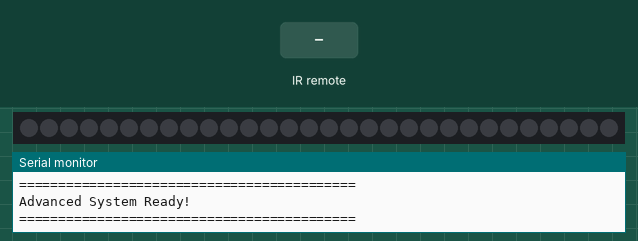
This sketch was run on a simulated Arduino Uno, built with avr-gcc and run on an emulated ATmega328P. Parts: 30 RGB LEDs in strip order, left to right, the last lines printed to the serial monitor. The test bench sets the inputs (shaded band). Dim RGB values are drawn brighter than linear.

Above: at 1.2 s.
1.3 s: infrared code 0x40 received
At 1.5 s:
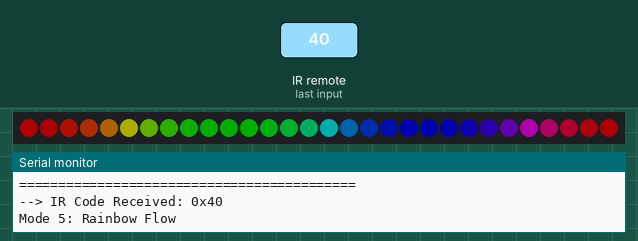
3.7 s: infrared code 0x45 received
At 5.3 s:
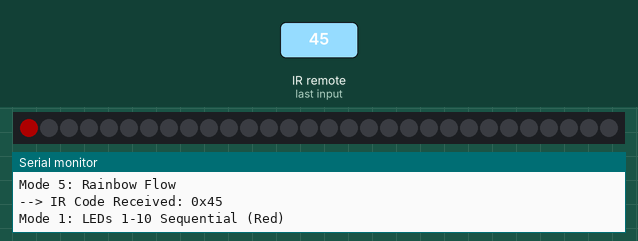
6.7 s: infrared code 0x46 received
9.7 s: infrared code 0x47 received
12.7 s: infrared code 0x44 received
At 12.84 s:
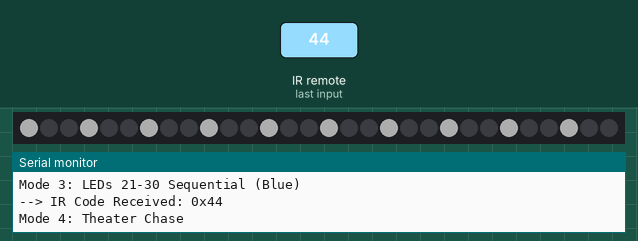
14.5 s: infrared code 0x40 received
At 15.66 s:
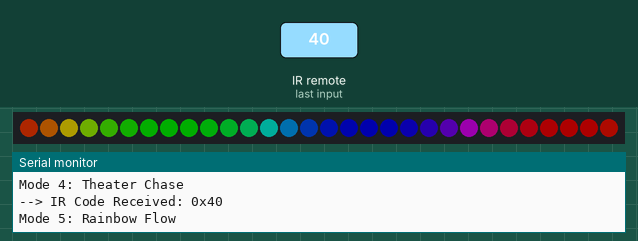
Timing chart, 0 to 17.5 s (numbered marks = the images above; inputs shaded):
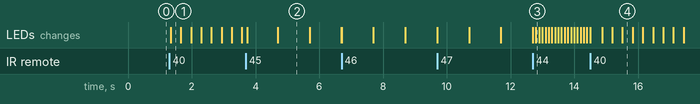

Measured:
- after the input at 1.3 s, the LEDs: change at once (image 1)
- after the input at 3.7 s, the LEDs: first change at once (image 2 shows a later state)
- after the input at 12.7 s, the LEDs: first change at once (image 3 shows a later state)
- after the input at 14.5 s, the LEDs: first change at once (image 4 shows a later state)

The sketch:

sketch_aug12a.ino
```cpp
// /*
//   WS2812B + IR Remote: Segmented Control (1-10, 11-20, etc.)
//   Features non-blocking timing and an integrated IR code reader.
// */

// #include <Adafruit_NeoPixel.h>
// #include <IRremote.h>

// // --- Configuration ---
// #define LED_PIN        6
// #define NUM_LEDS       30  // Set to 30 to handle three segments of 10
// #define IR_RECEIVE_PIN 11

// Adafruit_NeoPixel strip(NUM_LEDS, LED_PIN, NEO_GRB + NEO_KHZ800);

// // --- State Variables (The "Stopwatch" logic) ---
// unsigned long previousMillis = 0;
// long interval = 1000;
// int currentMode = 0;
// int currentStep = 0;

// void setup() {
//   Serial.begin(115200);
//   IrReceiver.begin(IR_RECEIVE_PIN, ENABLE_LED_FEEDBACK);

//   strip.begin();
//   strip.setBrightness(50);
//   strip.show();

//   Serial.println(F("==========================================="));
//   Serial.println(F("System Ready! Press a button on the remote."));
//   Serial.println(F("==========================================="));
// }

// void loop() {
//   // 1. Check for new IR commands
//   if (IrReceiver.decode()) {
//     unsigned long irCode = IrReceiver.decodedIRData.command;

//     // --- CRUCIAL STEP: THIS PRINTS YOUR REMOTE'S SECRET CODE ---
//     Serial.print(F("--> You pressed a button! The Hex Code is: 0x"));
//     Serial.println(irCode, HEX);
//     Serial.println(F("--> Copy that code and replace a 0xFFXXXX below!"));
//     Serial.println(F("-------------------------------------------"));

//     // --- REPLACE THE 0xFFXXXX CODES BELOW WITH YOUR REAL CODES ---
//     switch(irCode) {

//       case 0x45: // REPLACE WITH YOUR CODE FOR BUTTON '1'
//         setMode(1, 1000); // Mode 1, 1-second delay
//         Serial.println(F("Activating Mode 1: LEDs 1-10 Sequential (Red)"));
//         break;

//       case 0x46: // REPLACE WITH YOUR CODE FOR BUTTON '2'
//         setMode(2, 1000); // Mode 2, 1-second delay
//         Serial.println(F("Activating Mode 2: LEDs 11-20 Sequential (Green)"));
//         break;

//       case 0x47: // REPLACE WITH YOUR CODE FOR BUTTON '3'
//         setMode(3, 1000); // Mode 3, 1-second delay
//         Serial.println(F("Activating Mode 3: LEDs 21-30 Sequential (Blue)"));
//         break;

//       case 0x19: // REPLACE WITH YOUR CODE FOR BUTTON '0' (Power Off)
//         setMode(0, 0);
//         Serial.println(F("Turning all LEDs Off"));
//         break;
//     }
//     IrReceiver.resume(); // Ready for next button press
//   }

//   // 2. Update the LEDs based on the active mode
//   unsigned long currentMillis = millis();
//   if (currentMillis - previousMillis >= interval) {
//     previousMillis = currentMillis;
//     updateLEDs();
//   }
// }

// // Helper function to cleanly switch modes
// void setMode(int newMode, long speed) {
//   currentMode = newMode;
//   interval = speed;
//   currentStep = 0;   // Reset the animation step back to the start
//   strip.clear();     // Clear the strip before starting new mode
//   strip.show();
// }

// // The logic for lighting up the specific segments
// void updateLEDs() {
//   switch (currentMode) {
//     case 0: // OFF
//       // Do nothing, strip is already cleared
//       break;

//     case 1: // Button 1: Sequential LEDs 1-10 (Index 0 to 9)
//       if (currentStep < 10) {
//         strip.setPixelColor(currentStep, strip.Color(255, 0, 0)); // Red
//         strip.show();
//         currentStep++;
//       }
//       break;

//     case 2: // Button 2: Sequential LEDs 11-20 (Index 10 to 19)
//       if (currentStep < 10) {
//         strip.setPixelColor(10 + currentStep, strip.Color(0, 255, 0)); // Green
//         strip.show();
//         currentStep++;
//       }
//       break;

//     case 3: // Button 3: Sequential LEDs 21-30 (Index 20 to 29)
//       if (currentStep < 10) {
//         strip.setPixelColor(20 + currentStep, strip.Color(0, 0, 255)); // Blue
//         strip.show();
//         currentStep++;
//       }
//       break;
//   }
// }


/*
  WS2812B + IR Remote: Advanced Control
  Features: Segmented sequential lights, animations, and brightness control.
*/

#include <Adafruit_NeoPixel.h>
#include <IRremote.h>

// --- Configuration ---
#define LED_PIN        6
#define NUM_LEDS       30  // Set to 30 to handle three segments of 10
#define IR_RECEIVE_PIN 11

Adafruit_NeoPixel strip(NUM_LEDS, LED_PIN, NEO_GRB + NEO_KHZ800);

// --- State Variables (The "Stopwatch" logic) ---
unsigned long previousMillis = 0;
long interval = 1000;
int currentMode = 0;
int currentStep = 0;
bool bounceDirection = true; // Used for the Cylon bounce effect
int currentBrightness = 50;  // Default brightness

void setup() {
  Serial.begin(115200);
  IrReceiver.begin(IR_RECEIVE_PIN, ENABLE_LED_FEEDBACK);

  strip.begin();
  strip.setBrightness(currentBrightness);
  strip.show();

  Serial.println(F("==========================================="));
  Serial.println(F("Advanced System Ready!"));
  Serial.println(F("==========================================="));
}

void loop() {
  // 1. Check for new IR commands
  if (IrReceiver.decode()) {
    unsigned long irCode = IrReceiver.decodedIRData.command;

    Serial.print(F("--> IR Code Received: 0x"));
    Serial.println(irCode, HEX);

    // --- IR CODE MAPPING ---
    switch(irCode) {

      case 0x45: // Button '1' (Confirmed)
        setMode(1, 1000);
        Serial.println(F("Mode 1: LEDs 1-10 Sequential (Red)"));
        break;

      case 0x46: // Button '2' (Confirmed)
        setMode(2, 1000);
        Serial.println(F("Mode 2: LEDs 11-20 Sequential (Green)"));
        break;

      case 0x47: // Button '3' (Confirmed)
        setMode(3, 1000);
        Serial.println(F("Mode 3: LEDs 21-30 Sequential (Blue)"));
        break;

      case 0x44: // Button '4' (Unconfirmed guess)
        setMode(4, 100);
        Serial.println(F("Mode 4: Theater Chase"));
        break;

      case 0x40: // Button '5' (Unconfirmed guess)
        setMode(5, 20);
        Serial.println(F("Mode 5: Rainbow Flow"));
        break;

      case 0x43: // Button '6' (Unconfirmed guess)
        setMode(6, 40);
        Serial.println(F("Mode 6: Cylon Bounce"));
        break;

      case 0x18: // UP Arrow (Unconfirmed guess) - Brightness UP
        adjustBrightness(25);
        break;

      case 0x52: // DOWN Arrow (Unconfirmed guess) - Brightness DOWN
        adjustBrightness(-25);
        break;

      case 0x19: // Button '0' (Confirmed) - Power Off
        setMode(0, 0);
        Serial.println(F("Turning all LEDs Off"));
        break;
    }
    IrReceiver.resume(); // Ready for next button press
  }

  // 2. Update the LEDs based on the active mode (Non-blocking)
  unsigned long currentMillis = millis();
  if (currentMillis - previousMillis >= interval) {
    previousMillis = currentMillis;
    updateLEDs();
  }
}

// Helper function to cleanly switch modes
void setMode(int newMode, long speed) {
  if (currentMode != newMode) {
    currentMode = newMode;
    interval = speed;
    currentStep = 0;             // Reset animation step
    bounceDirection = true;      // Reset direction for bounce effects
    strip.clear();               // Clear strip for new mode
    strip.show();
  }
}

// Helper function to adjust brightness on the fly
void adjustBrightness(int change) {
  currentBrightness += change;
  // Clamp brightness between 5 (min) and 255 (max)
  if (currentBrightness > 255) currentBrightness = 255;
  if (currentBrightness < 5) currentBrightness = 5;

  strip.setBrightness(currentBrightness);
  strip.show(); // Apply immediately
  Serial.print(F("Brightness set to: "));
  Serial.println(currentBrightness);
}

// The logic for all lighting effects
void updateLEDs() {
  switch (currentMode) {
    case 0: // OFF
      break;

    case 1: // Button 1: Sequential 1-10
      if (currentStep < 10) {
        strip.setPixelColor(currentStep, strip.Color(255, 0, 0));
        strip.show();
        currentStep++;
      }
      break;

    case 2: // Button 2: Sequential 11-20
      if (currentStep < 10) {
        strip.setPixelColor(10 + currentStep, strip.Color(0, 255, 0));
        strip.show();
        currentStep++;
      }
      break;

    case 3: // Button 3: Sequential 21-30
      if (currentStep < 10) {
        strip.setPixelColor(20 + currentStep, strip.Color(0, 0, 255));
        strip.show();
        currentStep++;
      }
      break;

    case 4: // Button 4: Theater Chase
      strip.clear();
      for (int i = 0; i < NUM_LEDS; i = i + 3) {
        // Draw every 3rd pixel, offset by currentStep
        if (i + (currentStep % 3) < NUM_LEDS) {
          strip.setPixelColor(i + (currentStep % 3), strip.Color(255, 255, 255)); // White chase
        }
      }
      strip.show();
      currentStep++;
      break;

    case 5: // Button 5: Rainbow Flow
      // The library handles the heavy lifting of calculating rainbow colors
      strip.rainbow(currentStep * 256);
      strip.show();
      currentStep++;
      // currentStep will naturally overflow and loop, which is fine for this effect
      break;

    case 6: // Button 6: Cylon/Scanner Bounce
      strip.clear();
      strip.setPixelColor(currentStep, strip.Color(255, 0, 0)); // Bright Red center

      // Add slight glowing tail
      if(currentStep > 0) strip.setPixelColor(currentStep - 1, strip.Color(50, 0, 0));
      if(currentStep < NUM_LEDS - 1) strip.setPixelColor(currentStep + 1, strip.Color(50, 0, 0));

      strip.show();

      // Handle the bouncing logic
      if (bounceDirection) {
        currentStep++;
        if (currentStep >= NUM_LEDS - 1) bounceDirection = false; // Turn around
      } else {
        currentStep--;
        if (currentStep <= 0) bounceDirection = true; // Turn around
      }
      break;
  }
}
```
